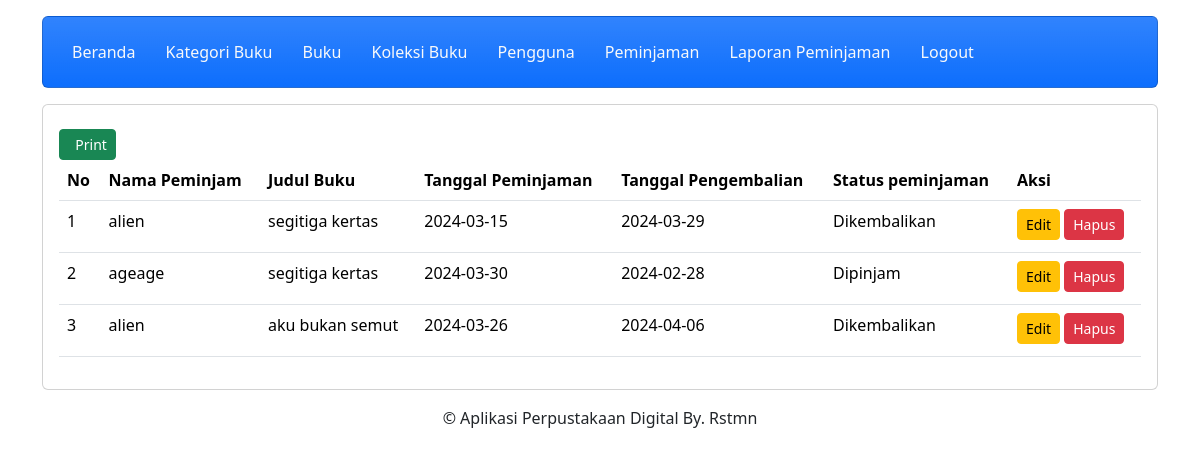
The app's page /admin/peminjam.php (signed in) with its own data.
### tables this page shows
CREATE TABLE `peminjaman` (
  `peminjaman_id` int(11) NOT NULL,
  `user_id` int(11) NOT NULL,
  `buku_id` int(11) NOT NULL,
  `tanggal_peminjaman` date NOT NULL,
  `tanggal_pengembalian` date NOT NULL,
  `status_peminjaman` varchar(50) NOT NULL
);

CREATE TABLE `user` (
  `user_id` int(11) NOT NULL,
  `username` varchar(255) NOT NULL,
  `password` varchar(255) NOT NULL,
  `email` varchar(255) NOT NULL,
  `nama_lengkap` varchar(255) NOT NULL,
  `alamat` text NOT NULL,
  `level` int(11) NOT NULL
);

CREATE TABLE `buku` (
  `buku_id` int(11) NOT NULL,
  `judul` varchar(255) NOT NULL,
  `penulis` varchar(255) NOT NULL,
  `penerbit` varchar(255) NOT NULL,
  `tahun_terbit` int(11) NOT NULL
);

### admin/peminjam.php (the view, shortened to what this page needs)
<?php
include 'header.php';
include 'navbar.php';
?>
<div class ="content mt-3">
		<div class ="card">
			<div class ="card-body">
			<a href="print.php" class="btn btn-success btn-sm mt-2"><i class="fa fa-file-pdf"></i>&nbsp Print</a>
			<table class="table">
				<thead>
					<tr>
						<th>No</th>
						<th>Nama Peminjam</th>
						<th>Judul Buku</th>
						<th>Tanggal Peminjaman</th>
						<th>Tanggal Pengembalian</th>
						<th>Status peminjaman</th>
						<th>Aksi</th>
					</tr>
				</thead>
				<tbody>
				<?php
								require_once "../config/config.php";
								$no = 1;
								$sql = "SELECT * FROM peminjaman
                                        INNER JOIN user ON peminjaman.user_id = user.user_id
                                        INNER JOIN buku ON peminjaman.buku_id = buku.buku_id
                                        ";
								$query = mysqli_query($conn, $sql);
								while ($row = mysqli_fetch_array($query)) {
								?>
						<tr>
										<td><?php echo $no++; ?></td>
										<td><?php echo $row['nama_lengkap']; ?></td>
										<td><?php echo $row['judul']; ?></td>
										<td><?php echo $row['tanggal_peminjaman']; ?></td>
										<td><?php echo $row['tanggal_pengembalian']; ?></td>
										<td><?php echo $row['status_peminjaman']; ?></td>
										<td>
											<a href="edit_peminjaman.php?peminjaman_id=<?php echo $row["peminjaman_id"]; ?>" class="btn btn-warning btn-sm mb-1">Edit</a>
											<a href="proses_hapus_peminjam.php?peminjaman_id=<?php echo $row["peminjaman_id"]; ?>" class="btn btn-danger btn-sm mb-1">Hapus</a>
										</td>
									</tr>
					<?php } ?>
				</tbody>
			</table>
		</div>
	</div>
</div>
<?php
include 'footer.php';
?>

### records on screen
peminjaman: user.nama_lengkap "alien", buku.judul "segitiga kertas", tanggal_peminjaman "2024-03-15", tanggal_pengembalian "2024-03-29", status_peminjaman "Dikembalikan"
peminjaman: user.nama_lengkap "ageage", buku.judul "segitiga kertas", tanggal_peminjaman "2024-03-30", tanggal_pengembalian "2024-02-28", status_peminjaman "Dipinjam"
peminjaman: user.nama_lengkap "alien", buku.judul "aku bukan semut", tanggal_peminjaman "2024-03-26", tanggal_pengembalian "2024-04-06", status_peminjaman "Dikembalikan"
